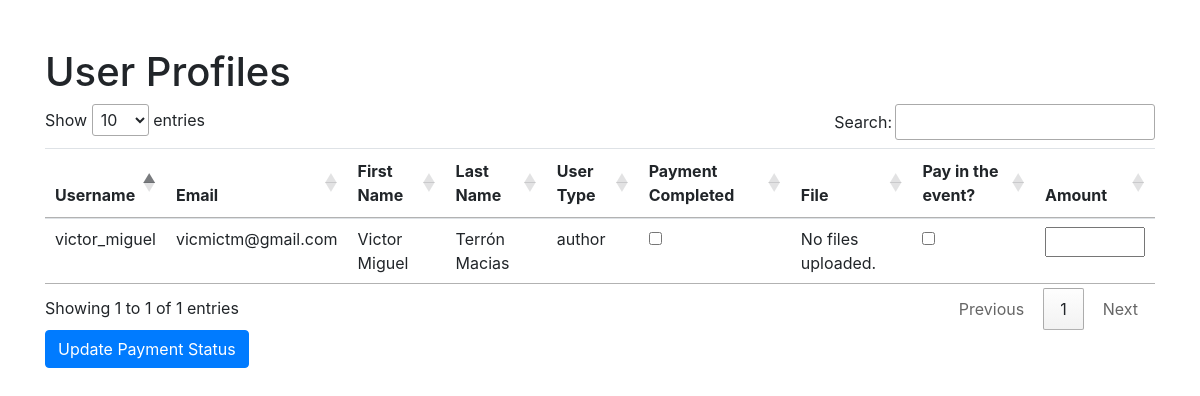
The app's page /validatePaymentAdmin/ (signed in) with its own data.
### mainApplication/models.py (models this page shows, shortened)
class UserProfile(models.Model):
    GENDER_CHOICES = (
        ('male', 'Male'),
        ('female', 'Female'),
    )
    USER_TYPE_CHOICES = (
        ('author', 'Author'),
        ('public', 'General Public'),
        ('student', 'Student'),
    )
    user = models.OneToOneField(settings.AUTH_USER_MODEL, on_delete=models.CASCADE)
    gender = models.CharField(max_length=10, choices=GENDER_CHOICES)
    state = models.CharField(max_length=100)
    country = CountryField()
    university_name = models.CharField(max_length=255)
    university_address = models.CharField(max_length=255)
    user_type = models.CharField(max_length=20, choices=USER_TYPE_CHOICES)
    payment_completed=models.BooleanField(default=0)
    payment_observarions=models.CharField(default=" ",max_length=255,null=True, blank=True)
    transactionID=models.CharField(default=" ",max_length=255, null=True, blank=True)
    recibioKIT=models.BooleanField(default=False)
    permitirRegistro=models.BooleanField(default=False)
    FullName=models.CharField(max_length=255, blank=True, null=True, verbose_name="Full Name (The name you write will be the one under which your certificates will be issued)")  # Nombre completo
    manualPayment=models.BooleanField(default=False)
    amount=models.CharField(default=" ",max_length=255, null=True, blank=True)

class CustomUser(AbstractUser):
    isReviewer = models.BooleanField(default=False)

### mainApplication/views.py (the view, shortened to what this page needs)
# urls.py: path('validatePaymentAdmin/',views.validatePayment,name="validatePaymentAdmin"),#admin/staff
@staff_member_required
def validatePayment(request):
    user_profiles = UserProfile.objects.select_related('user').prefetch_related('paymentproof_set').all()
    social_accounts = SocialAccount.objects.filter(user__in=[profile.user for profile in user_profiles])
    social_extra_data = {account.user_id: account.extra_data for account in social_accounts}
    context = {
        'user_profiles': user_profiles,
        'social_extra_data': social_extra_data,  # Passing the social account data to the template
    }
    return render(request, 'validatePayment.html', context)

### mainApplication/templatetags/custom_filters.py (called while the page is built)
@register.filter
def get_item(dictionary, key):
    return dictionary.get(key, None)

### mainApplication/templates/validatePayment.html (shortened to what this page needs)
{% load static %}{% load custom_filters %}
<!DOCTYPE html>
<html lang="en">
<head>
    <link rel="stylesheet" href="https://stackpath.bootstrapcdn.com/bootstrap/4.5.2/css/bootstrap.min.css">
    <link rel="stylesheet" href="https://cdn.datatables.net/1.13.1/css/jquery.dataTables.min.css">
</head>
<body>
    <div class="container mt-5">
        <h1>User Profiles</h1>
        <form method="post">
            {% csrf_token %}
            <table id="userProfilesTable" class="table">
                <thead>
                    <tr>
                        <th>Username</th>
                        <th>Email</th>
                        <th>First Name</th>
                        <th>Last Name</th>
                        <th>User Type</th>
                        <th>Payment Completed</th>
                        <th>File</th>
                        <th>Pay in the event?</th>
                        <th>Amount</th>
                    </tr>
                </thead>
                <tbody>
                    {% for user_profile in user_profiles %}
                        <tr>
                            <td>{{ user_profile.user.username }}</td>
                            <td>
                                {% with email=social_extra_data|get_item:user_profile.user.id %}
                                    {{ email.email|default:"No email available" }}
                                {% endwith %}
                            </td>
                            <td>{{ user_profile.user.first_name }}</td>
                            <td>{{ user_profile.user.last_name }}</td>
                            <td>{{ user_profile.user_type }}</td>
                            <td>
                                <input type="checkbox"
                                       name="payment_completed_{{ user_profile.user.id }}"
                                       {% if user_profile.payment_completed %}checked{% endif %}>
                            </td>
                            <td>
                                {% for payment in user_profile.paymentproof_set.all %}
                                    <a href="{{request.scheme}}://{{ request.get_host }}{{ payment.file.url }}" target="_blank">{{ payment.file.name }}</a><br>
                                {% empty %}
                                    No files uploaded.
                                {% endfor %}
                            </td>
                            <td>
                                <input type="checkbox"
                                       name="manual_payment_{{ user_profile.user.id }}"
                                       {% if user_profile.manualPayment %}checked{% endif %}>
                            </td>
                            <td>
                                <input type="text"
                                       name="amount_{{ user_profile.user.id }}"
                                       value="{{ user_profile.amount|default:"0" }}"
                                       style="width: 100px;">
                            </td>
                        </tr>
                    {% empty %}
                        <tr>
                            <td colspan="10">No user profiles found.</td>
                        </tr>
                    {% endfor %}
                </tbody>
            </table>
            <button type="submit" class="btn btn-primary">Update Payment Status</button>
        </form>
    </div>
</body>
</html>

### records on screen
UserProfile: user.username "victor_miguel", email "vicmictm@gmail.com", user.first_name "Victor Miguel", user.last_name "Terrón Macias", user_type "author"
